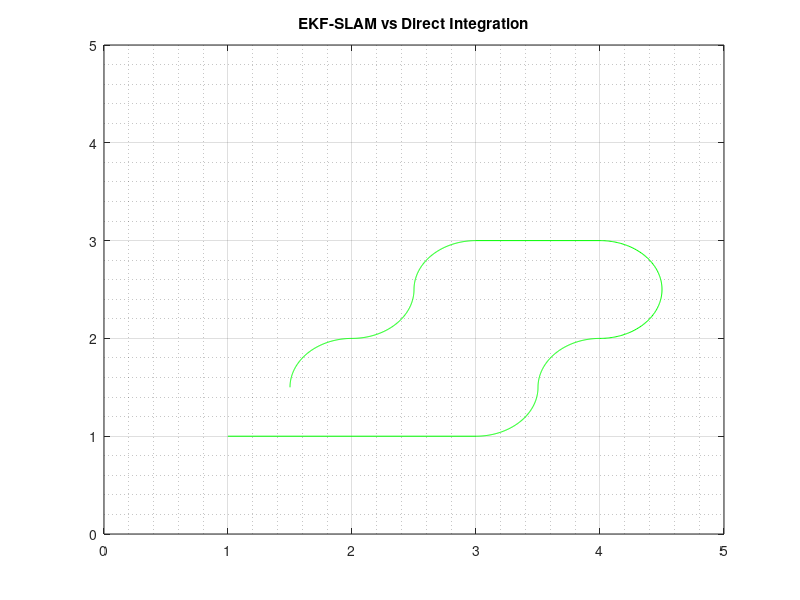

MATLAB code for this plot: (Note: this script raises an error after producing the figure.)
% my EKF algorithm
% the script to perform my EKF SLAM
close all
clear
clc

addpath("../simulator/");
% ground truth trajectory
t = 0:0.01:pi/2;
xTrace = [1,3,3+0.5*sin(t),4-0.5*cos(t),4+0.5*sin(2*t),4,3,...
    3-0.5*sin(t),2+0.5*cos(t),2-0.5*sin(t)];
yTrace = [1,1,1.5-0.5*cos(t),1.5+0.5*sin(t),2.5-0.5*cos(2*t),3,3,...
    2.5+0.5*cos(t),2.5-0.5*sin(t),1.5+0.5*cos(t)];

figure
trail_axes = gca();

% plot the ground truth
plot(xTrace,yTrace,'g-','Parent',trail_axes); grid on; grid minor
hold on
title("EKF-SLAM vs Direct Integration")
xlim(trail_axes,[0,5]);
ylim(trail_axes,[0,5]);
axis(trail_axes,'manual');

% start the robot with one simple landmark
% lm = [[1.5;1.5],[3.5;1.5]];
%  lm = [[1.5;1.5]];
[lmx,lmy] = meshgrid(0.5:(4/3):4.5);
landmarks = [lmx(:)'; lmy(:)'];
pb = piBotSim("Floor_course.jpg",landmarks);


% initial pose
x = 1; y = 1; theta = 0;
pb.place([x;y],theta);
% timestamp
dt = 0.1;
% state vector xi
state_vector = [x;y;theta];
% covariance matrix (have the same length of the state vector)
Sigma = eye(3) * 0.1; 
% input noise covariance
R = eye(2) * [0.04,0;0,0.08];
% 0.04
% measurement noise covariance
Q = 0.1;
% 0.02
% tells which element of the measurement corresponds to which id
state_ids = []; 

% pose estimation
xiHatSave = [];

% direct integration result
Int = [x;y;theta];
integration = [];

while true
    
    img = pb.getCamera();
    
    % follow line
    [u, q, void] = line_control(img, 2.0, pb);
    if void
        break
    end
    [wl, wr] = inverse_kinematics(u, q);
    pb.setVelocity(wl, wr);

% ##########prediction##########
    % predict procedure:
    % Propagate the state
    % Integrate the state_vector given the velocity
    % Propagate the covariance
    % function [xiHat,Int,Sigma] = ekf_prediction(xiHat,Int,Sigma,R,dt,u,q)
    [state_vector,Int,Sigma] = ekf_prediction(state_vector,Int,Sigma,R,dt,u,q);
    
% ##########Deal with measurements##########
    % adding measurement procedure:
    % Take a measurement
    % Expand the state vector (if new landmark observed)
    % Expand the covariance matrix (if new landmark obversed)
    % function [xiHat, Sigma] = ekf_expansion(xiHat, Sigma, lms, ids, state_ids, R)
    [lms, ids] = pb.measureLandmarks();
    
    if ~isempty(ids) && ~any(isnan(lms(1,:)))
        [state_vector, Sigma, state_ids] = ekf_expansion(state_vector, Sigma, lms, ids, state_ids, R);
        % ##########Update##########
        % Update procedure:
        % work out the measurement residual z - zHat
        % Get the Kalman gain
        % Apply to hte state and covariance
        % function [xiHat, Sigma] = ekf_update(xiHat, Sigma, Q, lms, ids, state_ids)
        [state_vector, Sigma] = ekf_update(state_vector, Sigma, Q, lms, ids, state_ids);
    end
    
    % normalise theta
    while state_vector(3) > 2 * pi
        state_vector(3) = state_vector(3) - 2 * pi;
    end
    while state_vector(3) < 0
        state_vector(3) = state_vector(3) + 2 * pi;
    end
    
    xiHatSave = [xiHatSave,state_vector(1:2)];
    integration = [integration, Int];
    
% ##########Plot##########
    
    plot(xiHatSave(1,:),xiHatSave(2,:),'b-','parent',trail_axes);
    plot(integration(1,:), integration(2,:),'r-','parent',trail_axes);
    for i = 1:numel(state_ids)
        scatter(state_vector(3+2*i-1),state_vector(3+2*i),6,'MarkerFaceColor',cmap(state_ids(i))...
            ,'MarkerEdgeColor','none','parent',trail_axes);
    end

end
legend('Ground Truth','EKF-SLAM','Direct Integration')
legend('Ground Truth','EKF-SLAM','Direct Integration')



